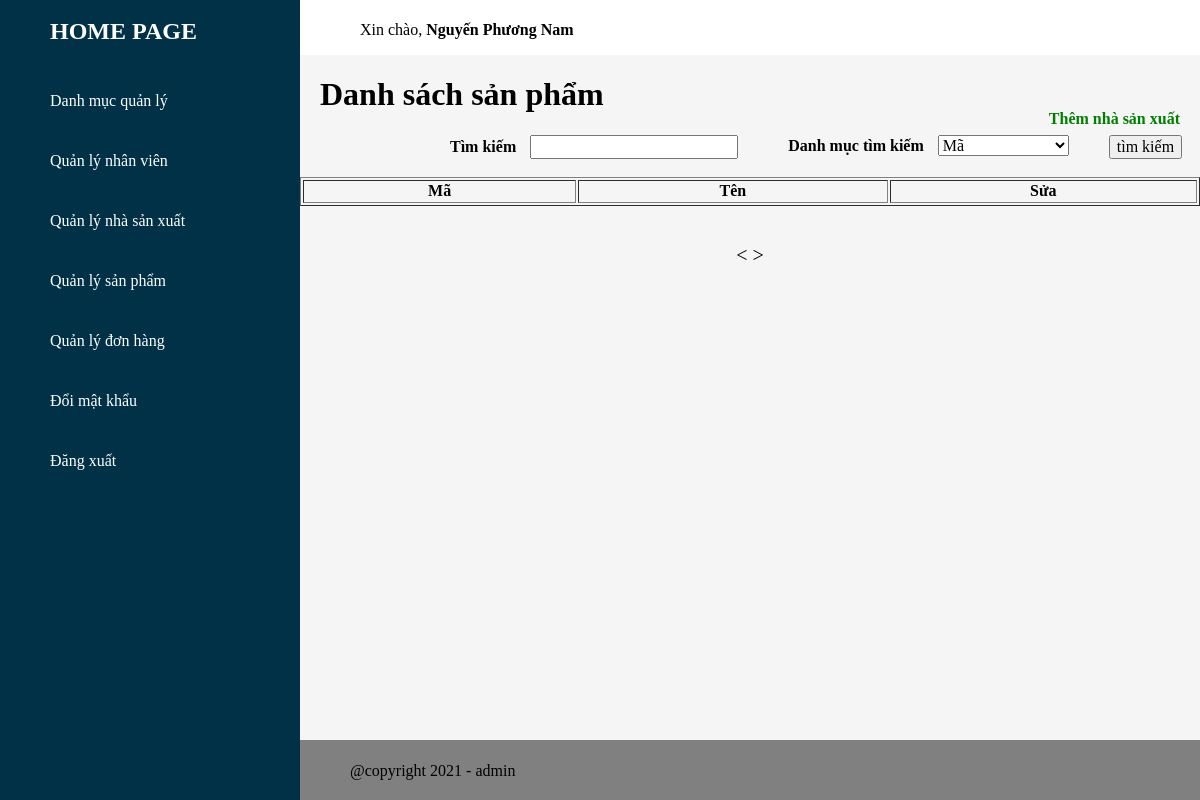
/admin/manufactures/index.php (signed in), run on an earlier commit of the app's database.
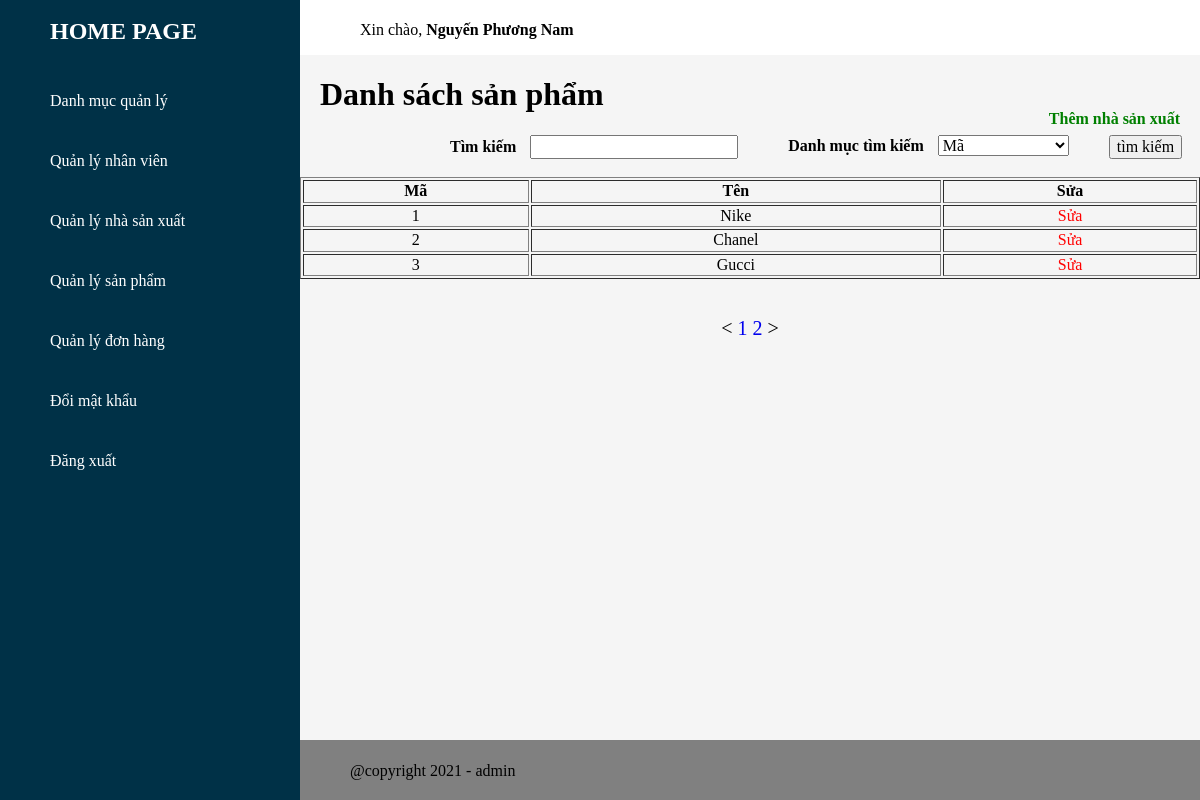
And on a later commit of the database.
### tables this page shows
CREATE TABLE `manufactures` (
  `id` int(11) NOT NULL,
  `name` varchar(50) NOT NULL
);

### admin/pagination/pagination_process.php (called while the page is built, shortened)
<?php
	$pages = 1;
	$array_number_of_rows = mysqli_query($connect,$sql_number_of_rows);
	$result_number_of_rows = mysqli_fetch_array($array_number_of_rows);
	$number_of_rows = $result_number_of_rows['count(*)'];
	$number_of_rows_on_pages = 3;
	$number_of_pages = ceil($number_of_rows/$number_of_rows_on_pages);
	$offset = $number_of_rows_on_pages * ($pages- 1);
?>

### admin/manufactures/index.php (the view, shortened to what this page needs)
<?php require '../header_admin.php' ?>
			<div class="details">
				<div class="recentOrder">
					<div class="table_header">
						<?php
							require '../db/connect.php';
							$category_search = 'id';
							$search = '';
							if (isset($_GET['search']) && isset($_GET['category_search']) ) {
								$search = $_GET['search'];
								$category_search = $_GET['category_search'];
								$sql_number_of_rows = "select count(*)
								from manufactures where $category_search like '%$search%' ";
							}else {
								$sql_number_of_rows = "select count(*) from manufactures  ";
							}
							require '../pagination/pagination_process.php';
							if (isset($_GET['search']) && isset($_GET['category_search']) ) {
								$search = $_GET['search'];
								$category_search = $_GET['category_search'];
								$sql = "select * from manufactures where $category_search like '%$search%' limit $number_of_rows_on_pages offset $offset ";
							}else {
								$sql = "select * from manufactures limit $number_of_rows_on_pages offset $offset ";
							}
							$result = mysqli_query($connect,$sql);
						?>
						<h1>Danh sách sản phẩm</h1>
						<a href="form_insert.php">
							<b>
								Thêm nhà sản xuất
							</b>
						</a>
					</div>
					<form>
						<div style="display: flex;">
							<div style="margin-left: 150px;">
								<label style="padding-right: 10px;">
									<b>Tìm kiếm</b>
								</label>
								<input type="text" name="search" value="<?php echo $search ?>">
							</div>
							<div style="margin-left: 50px;  margin-right: 40px;">
								<label style="padding-right: 10px;">
									<b>Danh mục tìm kiếm</b>
								</label>
								<select name="category_search">
									<?php
										switch ($category_search) {
											case '': ?>
											<?php
											case 'id': ?>
												<option selected value="id">Mã</option>
											<?php
											break;
											case 'name': ?>
											<?php
										}
									?>
								</select>
							</div>
							<button type="submit">
								tìm kiếm
							</button>
						</div>
					</form>
					<br>
					<table class="table_values" width="100%" border="1">
						<tr>
							<th>Mã</th>
							<th>Tên</th>
							<th>Sửa</th>
						</tr>
						<?php foreach ($result as $each): ?>
							<tr class="table_tr">
								<td><?php echo $each['id'] ?></td>
								<td><?php echo $each['name'] ?></td>
								<td>
									<a class="table_update" href="form_update.php?id=<?php echo $each['id'] ?>">Sửa</a>
								</td>
							</tr>
						<?php endforeach ?>
					</table>
					<?php require '../pagination/pagination_display.php' ?>
				</div>
			</div>
			<?php require '../footer.php' ?>

### admin/pagination/pagination_display.php (shortened to what this page needs)
<br>
<p style="text-align: center; font-size: 20px;">
	<
<?php
		for ($i=1; $i <= $number_of_pages; $i++) { ?>
			<a style="text-decoration: none;" href="index.php?pages=<?php echo $i ?>&search=<?php echo $search ?>&category_search=<?php echo $category_search ?>" >
				<?php echo $i ?>
			</a>
	<?php } ?>
	>

What changed in the data, as far as the page shows it:
added manufactures: id "1", name "Nike"
added manufactures: id "2", name "Chanel"
added manufactures: id "3", name "Gucci"
Also different on the page:
new list line: "1"
new list line: "2"
